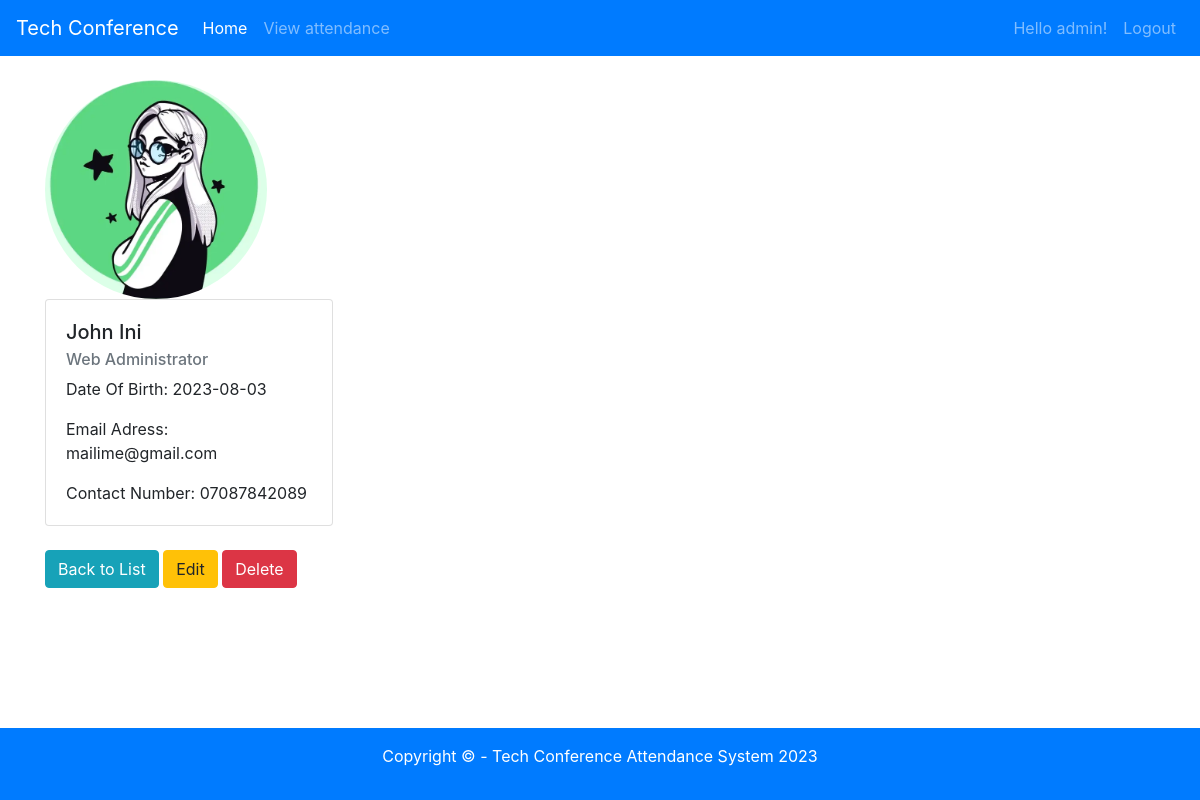
/view.php?id=9 (signed in), run on the app's committed database.
### tables this page shows
CREATE TABLE `attendance` (
  `attendance_id` int(11) NOT NULL,
  `firstname` varchar(100) NOT NULL,
  `lastname` varchar(1000) NOT NULL,
  `dateofbirth` date NOT NULL,
  `emailaddress` varchar(250) NOT NULL,
  `contactnumber` varchar(16) NOT NULL,
  `specialty_id` int(11) NOT NULL,
  `avatar_path` varchar(200) DEFAULT NULL
);

CREATE TABLE `specialties` (
  `specialty_id` int(11) NOT NULL,
  `name` varchar(100) NOT NULL
);

### db/crud.php (called while the page is built, shortened)
<?php
    class crud{
        private $db;
        function __construct($conn){
            $this->db = $conn;
        }
        public function getattendanceDetails($id){
           try{
                $sql = "select * from attendance a inner join specialties s on a.specialty_id = s.specialty_id
                where attendance_id = :id";
                $stmt = $this->db->prepare($sql);
                $stmt->bindparam(':id', $id);
                $stmt->execute();
                $result = $stmt->fetch();
                return $result;
           }catch (PDOException $e) {
                echo $e->getMessage();
                return false;
            }
        }
    }
?>

### db/conn.php (called while the page is built, shortened)
<?php
    $host = '127.0.0.1';
    $db = 'attendance_db';
    $user = 'root';
    $pass = '';
    $charset = 'utf8mb4';
    $dsn = "mysql:host=$host;dbname=$db;charset=$charset";
    try{
        $pdo = new PDO($dsn, $user, $pass);
       $pdo->setAttribute(PDO::ATTR_ERRMODE, PDO::ERRMODE_EXCEPTION);
    } catch(PDOException $e) {
        throw new PDOException($e->getMessage());
    }
    require_once 'crud.php';
    $crud = new crud($pdo);
?>

### view.php (the view, shortened to what this page needs)
<?php
    require_once 'includes/header.php';
    require_once 'db/conn.php';
    if(!isset($_GET['id'])){
        include 'includes/errormessage.php';
    } else{
        $id = $_GET['id'];
        $result = $crud->getattendanceDetails($id);
?>
<img src='<?php echo empty($result['avatar_path']) ? "uploads/blank.jpg" : $result['avatar_path'] ; ?>'
class="rounded-circle" style="width: 20%; height: 20%" />
<div class="card" style="width: 18rem;">
    <div class="card-body">
        <h5 class="card-title">
            <?php echo $result['firstname'] . ' ' . $result['lastname'];  ?>
        </h5>
        <h6 class="card-subtitle mb-2 text-muted">
            <?php echo $result['name'];  ?>
        </h6>
        <p class="card-text">
            Date Of Birth: <?php echo $result['dateofbirth'];  ?>
        </p>
        <p class="card-text">
            Email Adress: <?php echo $result['emailaddress'];  ?>
        </p>
        <p class="card-text">
            Contact Number: <?php echo $result['contactnumber'];  ?>
        </p>
    </div>
</div>
<br/>
        <a href="viewrecords.php" class="btn btn-info">Back to List</a>
        <a href="edit.php?id=<?php echo $result['attendance_id'] ?>" class="btn btn-warning">Edit</a>
        <a onclick="return confirm('Are you sure you want to delete this record?');" href="delete.php?id=<?php echo $result['attendance_id'] ?>" class="btn btn-danger">Delete</a>
    <?php } ?>
<br>
<br>
<br>
<br>
<br>
<br>
<br>
<br>
<br>
<?php require_once 'includes/footer.php'; ?>

### data on the page
attendance: avatar_path (picture), firstname "John", lastname "Ini", specialty.name "Web Administrator", dateofbirth "2023-08-03", emailaddress "mailime@gmail.com", contactnumber "07087842089"

### other printed values
$_SESSION['username'] "admin"
